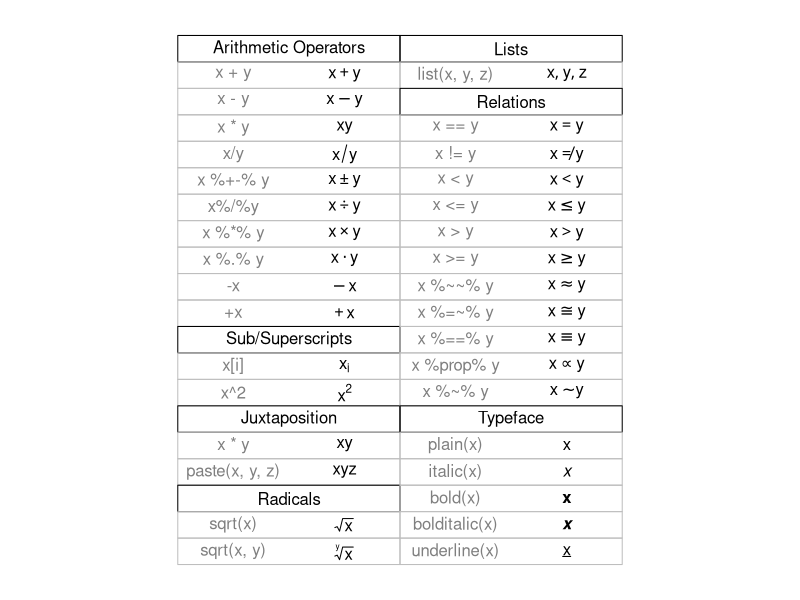
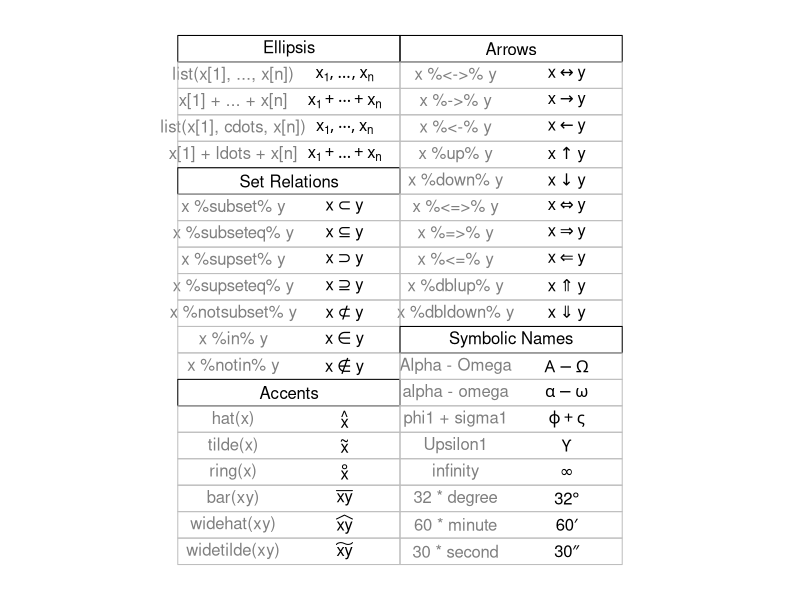
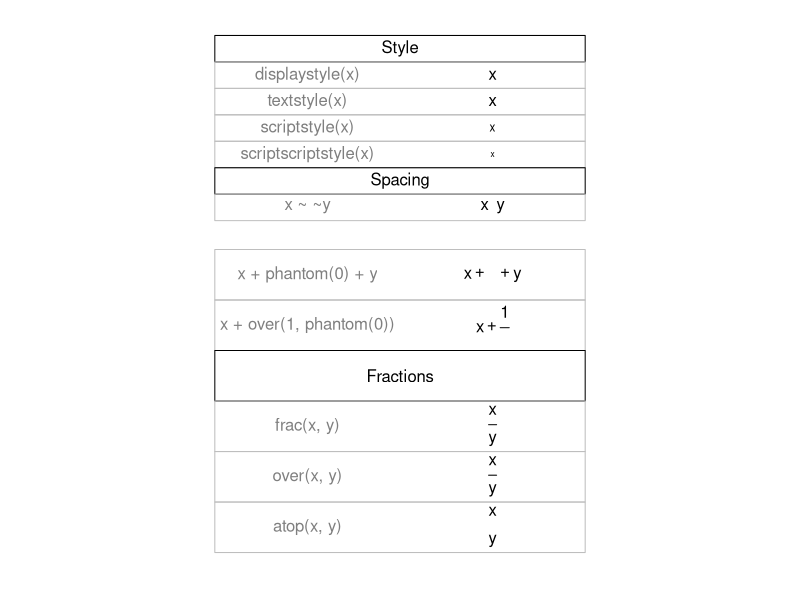
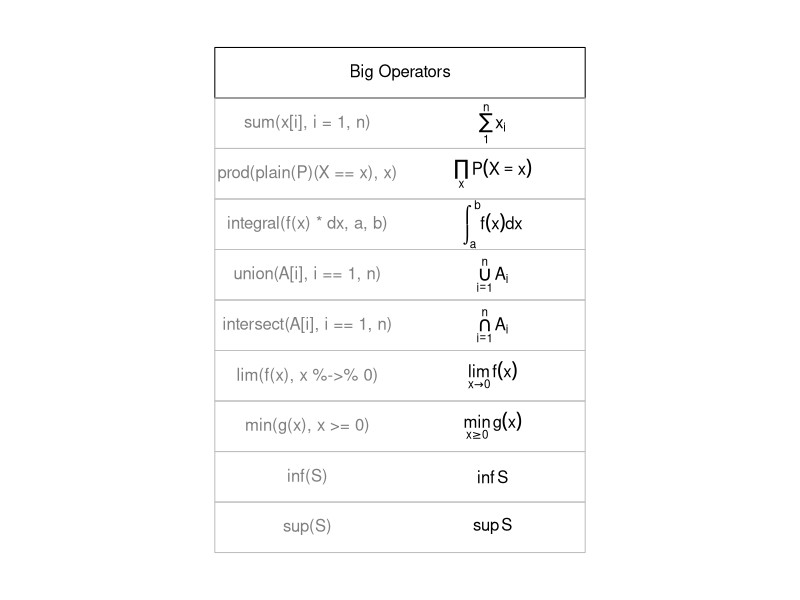
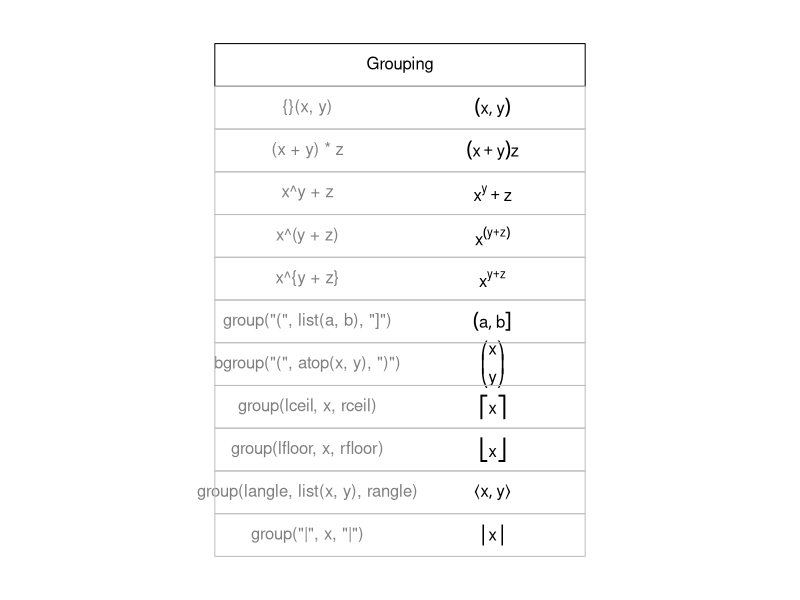

These charts were generated, in order, by the following R code:
#  Copyright (C) 2002-2016 The R Core Team

require(datasets)
require(grDevices); require(graphics)

## --- "math annotation" in plots :

######
# create tables of mathematical annotation functionality
######
make.table <- function(nr, nc) {
    savepar <- par(mar=rep(0, 4), pty="s")
    plot(c(0, nc*2 + 1), c(0, -(nr + 1)),
         type="n", xlab="", ylab="", axes=FALSE)
    savepar
}

get.r <- function(i, nr) {
    i %% nr + 1
}

get.c <- function(i, nr) {
    i %/% nr + 1
}

draw.title.cell <- function(title, i, nr) {
    r <- get.r(i, nr)
    c <- get.c(i, nr)
    text(2*c - .5, -r, title)
    rect((2*(c - 1) + .5), -(r - .5), (2*c + .5), -(r + .5))
}

draw.plotmath.cell <- function(expr, i, nr, string = NULL) {
    r <- get.r(i, nr)
    c <- get.c(i, nr)
    if (is.null(string)) {
        string <- deparse(expr)
        string <- substr(string, 12, nchar(string) - 1)
    }
    text((2*(c - 1) + 1), -r, string, col="grey50")
    text((2*c), -r, expr, adj=c(.5,.5))
    rect((2*(c - 1) + .5), -(r - .5), (2*c + .5), -(r + .5), border="grey")
}

nr <- 20
nc <- 2
oldpar <- make.table(nr, nc)
i <- 0
draw.title.cell("Arithmetic Operators", i, nr); i <- i + 1
draw.plotmath.cell(expression(x + y), i, nr); i <- i + 1
draw.plotmath.cell(expression(x - y), i, nr); i <- i + 1
draw.plotmath.cell(expression(x * y), i, nr); i <- i + 1
draw.plotmath.cell(expression(x / y), i, nr); i <- i + 1
draw.plotmath.cell(expression(x %+-% y), i, nr); i <- i + 1
draw.plotmath.cell(expression(x %/% y), i, nr); i <- i + 1
draw.plotmath.cell(expression(x %*% y), i, nr); i <- i + 1
draw.plotmath.cell(expression(x %.% y), i, nr); i <- i + 1
draw.plotmath.cell(expression(-x), i, nr); i <- i + 1
draw.plotmath.cell(expression(+x), i, nr); i <- i + 1
draw.title.cell("Sub/Superscripts", i, nr); i <- i + 1
draw.plotmath.cell(expression(x[i]), i, nr); i <- i + 1
draw.plotmath.cell(expression(x^2), i, nr); i <- i + 1
draw.title.cell("Juxtaposition", i, nr); i <- i + 1
draw.plotmath.cell(expression(x * y), i, nr); i <- i + 1
draw.plotmath.cell(expression(paste(x, y, z)), i, nr); i <- i + 1
draw.title.cell("Radicals", i, nr); i <- i + 1
draw.plotmath.cell(expression(sqrt(x)), i, nr); i <- i + 1
draw.plotmath.cell(expression(sqrt(x, y)), i, nr); i <- i + 1
draw.title.cell("Lists", i, nr); i <- i + 1
draw.plotmath.cell(expression(list(x, y, z)), i, nr); i <- i + 1
draw.title.cell("Relations", i, nr); i <- i + 1
draw.plotmath.cell(expression(x == y), i, nr); i <- i + 1
draw.plotmath.cell(expression(x != y), i, nr); i <- i + 1
draw.plotmath.cell(expression(x < y), i, nr); i <- i + 1
draw.plotmath.cell(expression(x <= y), i, nr); i <- i + 1
draw.plotmath.cell(expression(x > y), i, nr); i <- i + 1
draw.plotmath.cell(expression(x >= y), i, nr); i <- i + 1
draw.plotmath.cell(expression(x %~~% y), i, nr); i <- i + 1
draw.plotmath.cell(expression(x %=~% y), i, nr); i <- i + 1
draw.plotmath.cell(expression(x %==% y), i, nr); i <- i + 1
draw.plotmath.cell(expression(x %prop% y), i, nr); i <- i + 1
draw.plotmath.cell(expression(x %~% y), i, nr); i <- i + 1
draw.title.cell("Typeface", i, nr); i <- i + 1
draw.plotmath.cell(expression(plain(x)), i, nr); i <- i + 1
draw.plotmath.cell(expression(italic(x)), i, nr); i <- i + 1
draw.plotmath.cell(expression(bold(x)), i, nr); i <- i + 1
draw.plotmath.cell(expression(bolditalic(x)), i, nr); i <- i + 1
draw.plotmath.cell(expression(underline(x)), i, nr); i <- i + 1

# Need fewer, wider columns for ellipsis ...
nr <- 20
nc <- 2
make.table(nr, nc)
i <- 0
draw.title.cell("Ellipsis", i, nr); i <- i + 1
draw.plotmath.cell(expression(list(x[1], ..., x[n])), i, nr); i <- i + 1
draw.plotmath.cell(expression(x[1] + ... + x[n]), i, nr); i <- i + 1
draw.plotmath.cell(expression(list(x[1], cdots, x[n])), i, nr); i <- i + 1
draw.plotmath.cell(expression(x[1] + ldots + x[n]), i, nr); i <- i + 1
draw.title.cell("Set Relations", i, nr); i <- i + 1
draw.plotmath.cell(expression(x %subset% y), i, nr); i <- i + 1
draw.plotmath.cell(expression(x %subseteq% y), i, nr); i <- i + 1
draw.plotmath.cell(expression(x %supset% y), i, nr); i <- i + 1
draw.plotmath.cell(expression(x %supseteq% y), i, nr); i <- i + 1
draw.plotmath.cell(expression(x %notsubset% y), i, nr); i <- i + 1
draw.plotmath.cell(expression(x %in% y), i, nr); i <- i + 1
draw.plotmath.cell(expression(x %notin% y), i, nr); i <- i + 1
draw.title.cell("Accents", i, nr); i <- i + 1
draw.plotmath.cell(expression(hat(x)), i, nr); i <- i + 1
draw.plotmath.cell(expression(tilde(x)), i, nr); i <- i + 1
draw.plotmath.cell(expression(ring(x)), i, nr); i <- i + 1
draw.plotmath.cell(expression(bar(xy)), i, nr); i <- i + 1
draw.plotmath.cell(expression(widehat(xy)), i, nr); i <- i + 1
draw.plotmath.cell(expression(widetilde(xy)), i, nr); i <- i + 1
draw.title.cell("Arrows", i, nr); i <- i + 1
draw.plotmath.cell(expression(x %<->% y), i, nr); i <- i + 1
draw.plotmath.cell(expression(x %->% y), i, nr); i <- i + 1
draw.plotmath.cell(expression(x %<-% y), i, nr); i <- i + 1
draw.plotmath.cell(expression(x %up% y), i, nr); i <- i + 1
draw.plotmath.cell(expression(x %down% y), i, nr); i <- i + 1
draw.plotmath.cell(expression(x %<=>% y), i, nr); i <- i + 1
draw.plotmath.cell(expression(x %=>% y), i, nr); i <- i + 1
draw.plotmath.cell(expression(x %<=% y), i, nr); i <- i + 1
draw.plotmath.cell(expression(x %dblup% y), i, nr); i <- i + 1
draw.plotmath.cell(expression(x %dbldown% y), i, nr); i <- i + 1
draw.title.cell("Symbolic Names", i, nr); i <- i + 1
draw.plotmath.cell(expression(Alpha - Omega), i, nr); i <- i + 1
draw.plotmath.cell(expression(alpha - omega), i, nr); i <- i + 1
draw.plotmath.cell(expression(phi1 + sigma1), i, nr); i <- i + 1
draw.plotmath.cell(expression(Upsilon1), i, nr); i <- i + 1
draw.plotmath.cell(expression(infinity), i, nr); i <- i + 1
draw.plotmath.cell(expression(32 * degree), i, nr); i <- i + 1
draw.plotmath.cell(expression(60 * minute), i, nr); i <- i + 1
draw.plotmath.cell(expression(30 * second), i, nr); i <- i + 1

# Need even fewer, wider columns for typeface and style ...
nr <- 20
nc <- 1
make.table(nr, nc)
i <- 0
draw.title.cell("Style", i, nr); i <- i + 1
draw.plotmath.cell(expression(displaystyle(x)), i, nr); i <- i + 1
draw.plotmath.cell(expression(textstyle(x)), i, nr); i <- i + 1
draw.plotmath.cell(expression(scriptstyle(x)), i, nr); i <- i + 1
draw.plotmath.cell(expression(scriptscriptstyle(x)), i, nr); i <- i + 1
draw.title.cell("Spacing", i, nr); i <- i + 1
draw.plotmath.cell(expression(x ~~ y), i, nr); i <- i + 1

# Need fewer, taller rows for fractions ...
# cheat a bit to save pages
par(new = TRUE)
nr <- 10
nc <- 1
make.table(nr, nc)
i <- 4
draw.plotmath.cell(expression(x + phantom(0) + y), i, nr); i <- i + 1
draw.plotmath.cell(expression(x + over(1, phantom(0))), i, nr); i <- i + 1
draw.title.cell("Fractions", i, nr); i <- i + 1
draw.plotmath.cell(expression(frac(x, y)), i, nr); i <- i + 1
draw.plotmath.cell(expression(over(x, y)), i, nr); i <- i + 1
draw.plotmath.cell(expression(atop(x, y)), i, nr); i <- i + 1

# Need fewer, taller rows and fewer, wider columns for big operators ...
nr <- 10
nc <- 1
make.table(nr, nc)
i <- 0
draw.title.cell("Big Operators", i, nr); i <- i + 1
draw.plotmath.cell(expression(sum(x[i], i=1, n)), i, nr); i <- i + 1
draw.plotmath.cell(expression(prod(plain(P)(X == x), x)), i, nr); i <- i + 1
draw.plotmath.cell(expression(integral(f(x) * dx, a, b)), i, nr); i <- i + 1
draw.plotmath.cell(expression(union(A[i], i==1, n)), i, nr); i <- i + 1
draw.plotmath.cell(expression(intersect(A[i], i==1, n)), i, nr); i <- i + 1
draw.plotmath.cell(expression(lim(f(x), x %->% 0)), i, nr); i <- i + 1
draw.plotmath.cell(expression(min(g(x), x >= 0)), i, nr); i <- i + 1
draw.plotmath.cell(expression(inf(S)), i, nr); i <- i + 1
draw.plotmath.cell(expression(sup(S)), i, nr); i <- i + 1

nr <- 12
nc <- 1
make.table(nr, nc)
i <- 0
draw.title.cell("Grouping", i, nr); i <- i + 1
# Those involving '{ . }' have to be done "by hand"
draw.plotmath.cell(expression({}(x , y)), i, nr, string="{}(x, y)"); i <- i + 1
draw.plotmath.cell(expression((x + y)*z), i, nr); i <- i + 1
draw.plotmath.cell(expression(x^y + z),   i, nr); i <- i + 1
draw.plotmath.cell(expression(x^(y + z)), i, nr); i <- i + 1
draw.plotmath.cell(expression(x^{y + z}), i, nr, string="x^{y + z}"); i <- i + 1
draw.plotmath.cell(expression(group("(", list(a, b), "]")), i, nr); i <- i + 1
draw.plotmath.cell(expression(bgroup("(", atop(x, y), ")")), i, nr); i <- i + 1
draw.plotmath.cell(expression(group(lceil, x, rceil)), i, nr); i <- i + 1
draw.plotmath.cell(expression(group(lfloor, x, rfloor)), i, nr); i <- i + 1
draw.plotmath.cell(expression(group(langle, list(x, y), rangle)), i, nr); i <- i + 1
draw.plotmath.cell(expression(group("|", x, "|")), i, nr); i <- i + 1

par(oldpar)
